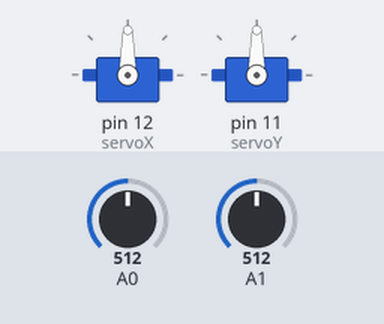
Recording of a sketch running on a simulated Arduino Uno, built with avr-gcc and run on an emulated ATmega328P. Parts: 2 × servo. The inputs (shaded band) are chosen by the test bench; at power-on: A0 = 512, A1 = 512.

Above: at 1.2 s.
1.3 s: A0 set to 716
At 2.1 s:
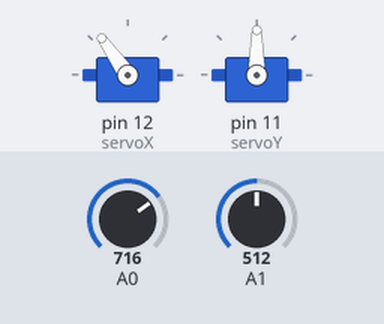
2.8 s: A1 set to 716
At 3.9 s:
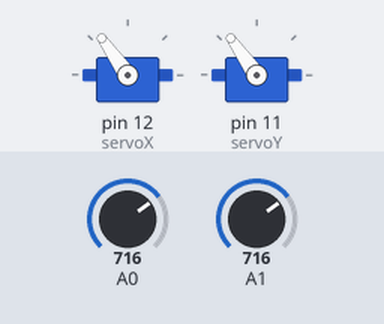
4.3 s: A0 set to 900
At 5.0 s:
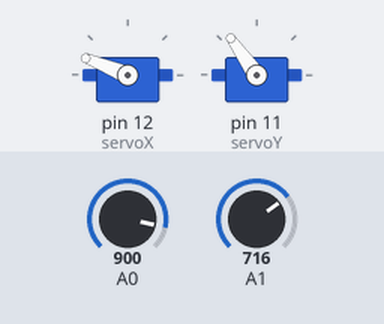
5.8 s: A1 set to 900
At 6.2 s:
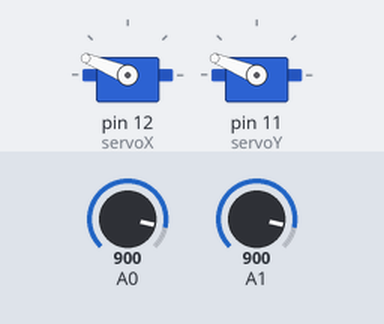
7.3 s: A0 set to 1023
At 8.5 s:
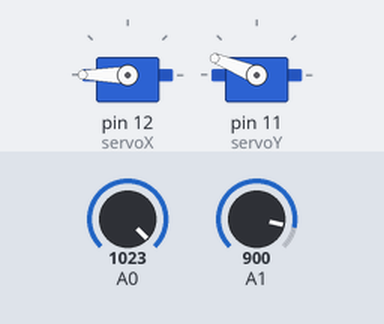
8.8 s: A1 set to 1023
At 9.7 s:
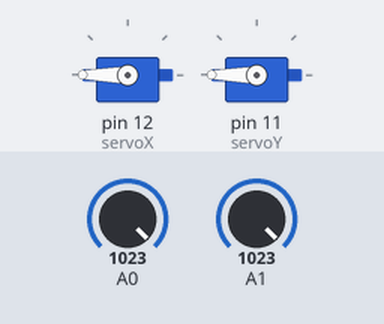
Timing chart, 0 to 11.3 s (numbered marks = the images above; inputs shaded):
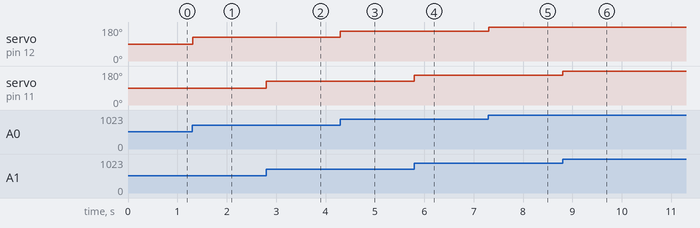

The sketch:

ServoBylib.ino
```cpp
#include <Servo.h>

Servo servoX;
Servo servoY;

void setup() {
  servoX.attach(12);
  servoY.attach(11);
  Serial.begin(115200);
}

void loop() {
  int x = analogRead(A0);
  int y = analogRead(A1);
  int ax = map(x, 0, 1023, 0, 180);
  int ay = map(y, 0, 1023, 0, 180);
  servoX.write(ax);
  servoY.write(ay);
  delay(15);
}
```

Measured:
- after the input at 1.3 s, servo on pin 12 (servoX): 90° → 125° at once
- after the input at 2.8 s, servo on pin 11 (servoY): 90° → 125° at once
- after the input at 4.3 s, servo on pin 12 (servoX): 125° → 158° at once
- after the input at 5.8 s, servo on pin 11 (servoY): 125° → 158° at once
- after the input at 7.3 s, servo on pin 12 (servoX): 158° → 180° at once
- after the input at 8.8 s, servo on pin 11 (servoY): 158° → 180° at once
